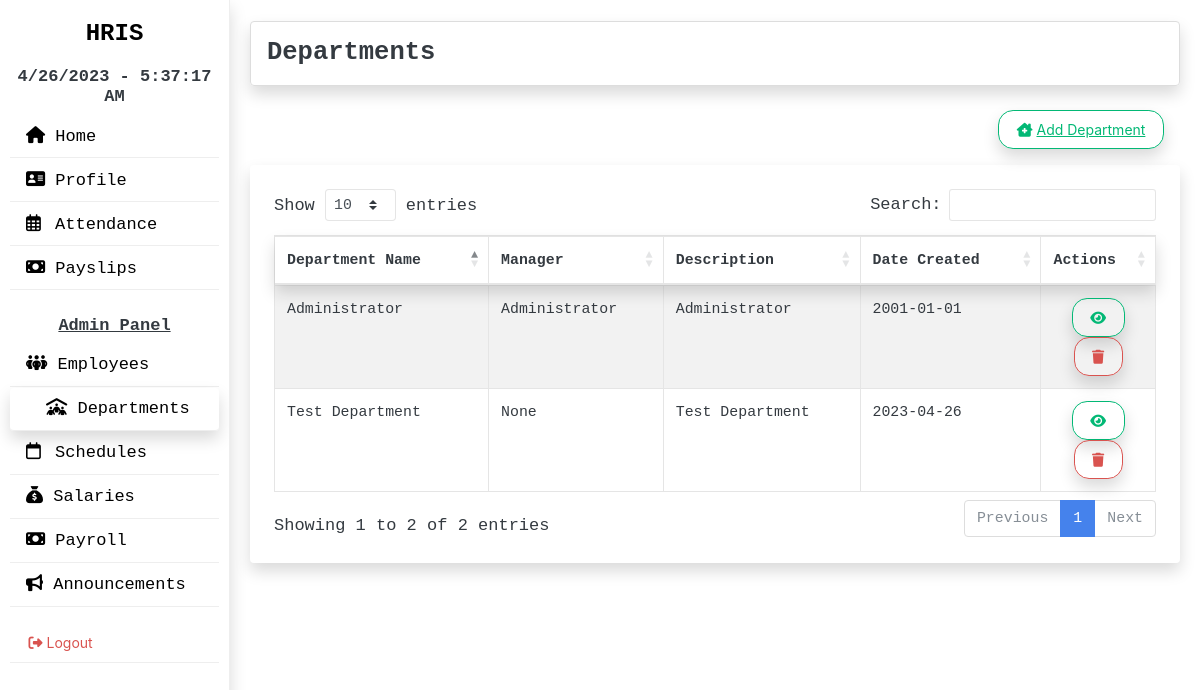
The page /departments (signed in) on the database its author committed.
### hris/models.py (models this page shows, shortened)
class Departments(db.Model):
   id = db.Column(db.Integer(), primary_key=True)
   department_name = db.Column(db.String(length=50), nullable=False)
   manager = db.Column(db.String(length=50))
   description = db.Column(db.String(length=500))
   date_created= db.Column(db.Date(), default=func.current_date(), nullable=False)
   positions_info = db.relationship('Positions', backref='departments_info')

### hris/departments/departments.py (the view)
@departments_bp.route('/departments', methods=['GET', 'POST'])
@login_required
def departments():
    delete_department_modal = DeleteDepartmentModal()
    departments = Departments.query.all()
    return render_template('departments.html', departments=departments,
                                            delete_department_modal=delete_department_modal)

### hris/departments/forms.py
class DeleteDepartmentModal(FlaskForm):
   delete = SubmitField(label='Delete')

### hris/models.py (called while the page is built)
@login_manager.user_loader
def load_user(user_id):
   return Users.query.get(int(user_id))

### hris/departments/templates/departments.html (shortened to what this page needs)
{% extends 'main.html' %}
{% set active_page = "departments" %}
{% block nav_contents %}
<div class="container">
   <div class="row mt-3 mb-3">
      <div class="col-12">
         <h4 class="shadow border p-3 rounded">
            <a href="{{ url_for('departments_bp.departments') }}" class="text-dark">Departments</a>
         </h4>
         <div class="d-flex align-items-end flex-column bd-highlight pr-3">
            <a class="btn btn-outline-success shadow mt-3 " href="{{ url_for('departments_bp.add_department') }}">
            <i class="fa-solid fa-house-chimney-medical"></i> <u> Add Department</u>
            </a>
         </div>
      </div>
   </div>
   <div class="row">
      <div class="col-12">
         <div class="shadow p-4 rounded">
            <table id="departments" class="table table-striped table-bordered" style="width:100%" >
               <thead>
                  <tr class="shadow">
                     <th>Department Name</th>
                     <th>Manager</th>
                     <th>Description</th>
                     <th>Date Created</th>
                     <th>Actions</th>
                  </tr>
               </thead>
               <tbody>
                  {% if departments %}
                  {% for department in departments %}
                  <tr>
                     <td>
                        {{ department.department_name }}
                     </td>
                     <td>
                        {{ department.manager }}
                     </td>
                     <td>
                        {{ department.description }}
                     </td>
                     <td>
                        {{ department.date_created }}
                     </td>
                     <td style="width: 13%">
                        <div align="center ">
                           <a href="{{ url_for('departments_bp.manage_department', department_id=department.id) }}" class="btn btn-outline-success shadow">
                           <i class="fa-solid fa-eye"></i>
                           </a>
                           <button class="btn btn-outline-danger shadow" data-toggle="modal" data-target="#delete_department_{{ department.id }}">
                           <i class="fa-solid fa-trash"></i>
                           </button>
                        </div>
                     </td>
                  </tr>
                  {% endfor %}
                  {% endif %}
               </tbody>
            </table>
         </div>
      </div>
   </div>
</div>
{% endblock %}

### hris/static/css/index.css (style rules this page uses)
* { margin: 0; padding: 0; }
body { box-sizing: border-box; }
html { scroll-behavior: smooth; }

### rows shown on the page
Departments: department_name "Administrator", manager "Administrator", description "Administrator", date_created "2001-01-01"
Departments: department_name "Test Department", manager "None", description "Test Department", date_created "2023-04-26"
